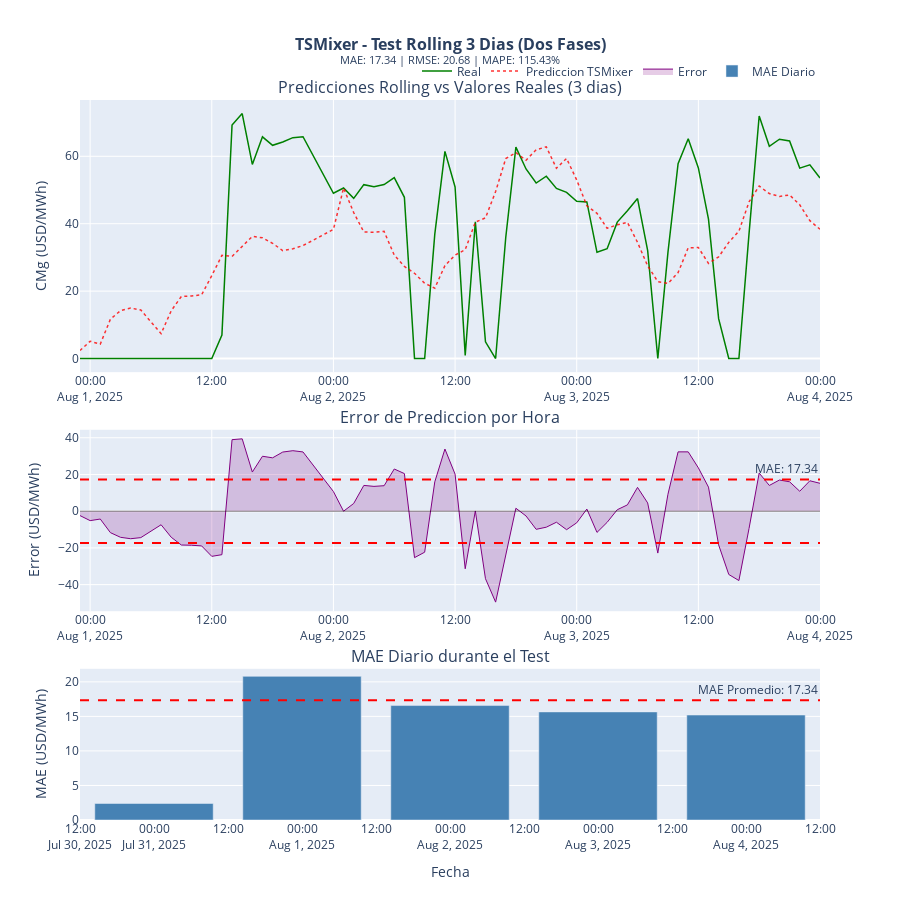

The code cell stored with this chart in its notebook:
### Markdown cell above
## Grafico Interactivo - Backtesting Rolling (Test Final)

### Code cell
# =============================================================================
# GRAFICO INTERACTIVO - PREDICCIONES VS REAL
# =============================================================================
import plotly.graph_objects as go
from plotly.subplots import make_subplots

# Crear figura con subplots
fig = make_subplots(
    rows=3, cols=1,
    subplot_titles=(
        f'Predicciones Rolling vs Valores Reales ({TEST_DAYS} dias)',
        'Error de Prediccion por Hora',
        'MAE Diario durante el Test'
    ),
    vertical_spacing=0.08,
    row_heights=[0.45, 0.30, 0.25]
)

# --- Subplot 1: Predicciones vs Real ---
fig.add_trace(
    go.Scatter(
        x=df_backtest['ds'],
        y=df_backtest['y_real'],
        mode='lines',
        name='Real',
        line=dict(color='green', width=1.5),
        hovertemplate='<b>Fecha:</b> %{x}<br><b>Real:</b> %{y:.2f} USD/MWh<extra></extra>'
    ),
    row=1, col=1
)

fig.add_trace(
    go.Scatter(
        x=df_backtest['ds'],
        y=df_backtest['y_pred'],
        mode='lines',
        name='Prediccion TSMixer',
        line=dict(color='red', width=1.5, dash='dot'),
        opacity=0.8,
        hovertemplate='<b>Fecha:</b> %{x}<br><b>Prediccion:</b> %{y:.2f} USD/MWh<extra></extra>'
    ),
    row=1, col=1
)

# --- Subplot 2: Error por hora ---
fig.add_trace(
    go.Scatter(
        x=df_backtest['ds'],
        y=df_backtest['error'],
        mode='lines',
        name='Error',
        line=dict(color='purple', width=1),
        fill='tozeroy',
        fillcolor='rgba(128, 0, 128, 0.2)',
        hovertemplate='<b>Fecha:</b> %{x}<br><b>Error:</b> %{y:.2f} USD/MWh<extra></extra>'
    ),
    row=2, col=1
)

# Lineas de MAE
fig.add_hline(y=mae_backtest, line_dash="dash", line_color="red", 
              annotation_text=f"MAE: {mae_backtest:.2f}", row=2, col=1)
fig.add_hline(y=-mae_backtest, line_dash="dash", line_color="red", row=2, col=1)
fig.add_hline(y=0, line_color="black", line_width=0.5, row=2, col=1)

# --- Subplot 3: MAE Diario ---
mae_diario = df_backtest.groupby(df_backtest['ds'].dt.date)['error_abs'].mean().reset_index()
mae_diario.columns = ['fecha', 'mae']

fig.add_trace(
    go.Bar(
        x=mae_diario['fecha'],
        y=mae_diario['mae'],
        name='MAE Diario',
        marker_color='steelblue',
        hovertemplate='<b>Fecha:</b> %{x}<br><b>MAE:</b> %{y:.2f} USD/MWh<extra></extra>'
    ),
    row=3, col=1
)

# Linea de MAE promedio
fig.add_hline(y=mae_backtest, line_dash="dash", line_color="red",
              annotation_text=f"MAE Promedio: {mae_backtest:.2f}", row=3, col=1)

# Layout
fig.update_layout(
    height=900,
    title=dict(
        text=f'<b>TSMixer - Test Rolling {TEST_DAYS} Dias (Dos Fases)</b><br><sup>MAE: {mae_backtest:.2f} | RMSE: {rmse_backtest:.2f} | MAPE: {mape_backtest:.2f}%</sup>',
        x=0.5,
        font=dict(size=16)
    ),
    showlegend=True,
    legend=dict(
        orientation="h",
        yanchor="bottom",
        y=1.02,
        xanchor="right",
        x=1
    ),
    hovermode='x unified'
)

# Etiquetas de ejes
fig.update_yaxes(title_text="CMg (USD/MWh)", row=1, col=1)
fig.update_yaxes(title_text="Error (USD/MWh)", row=2, col=1)
fig.update_yaxes(title_text="MAE (USD/MWh)", row=3, col=1)
fig.update_xaxes(title_text="Fecha", row=3, col=1)

# Mostrar
fig.show()
